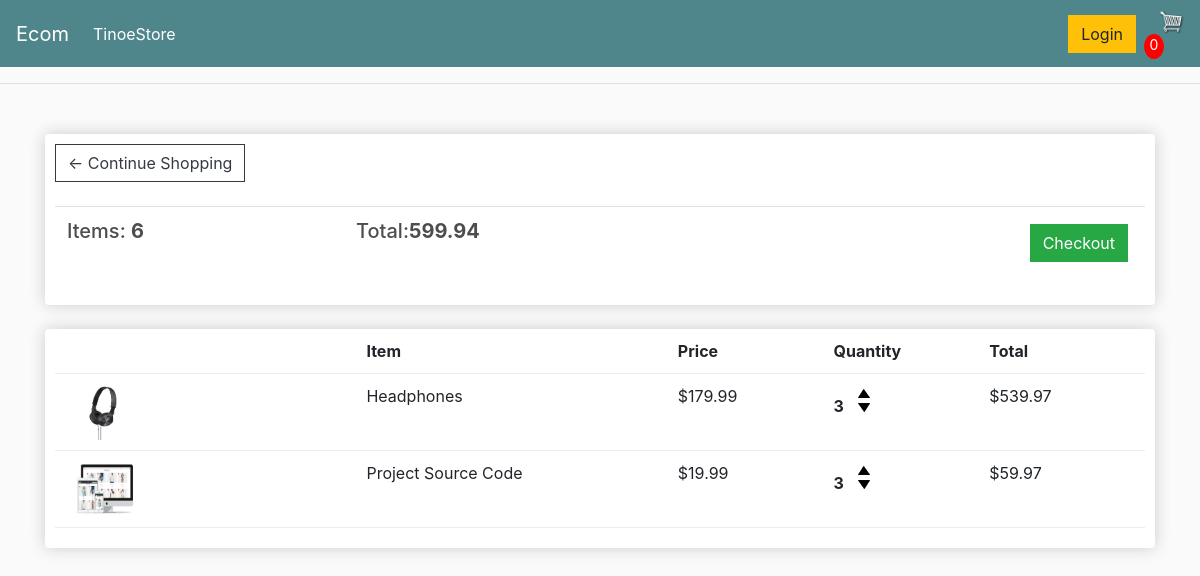
The page /cart/ (signed in) on the database as committed earlier.
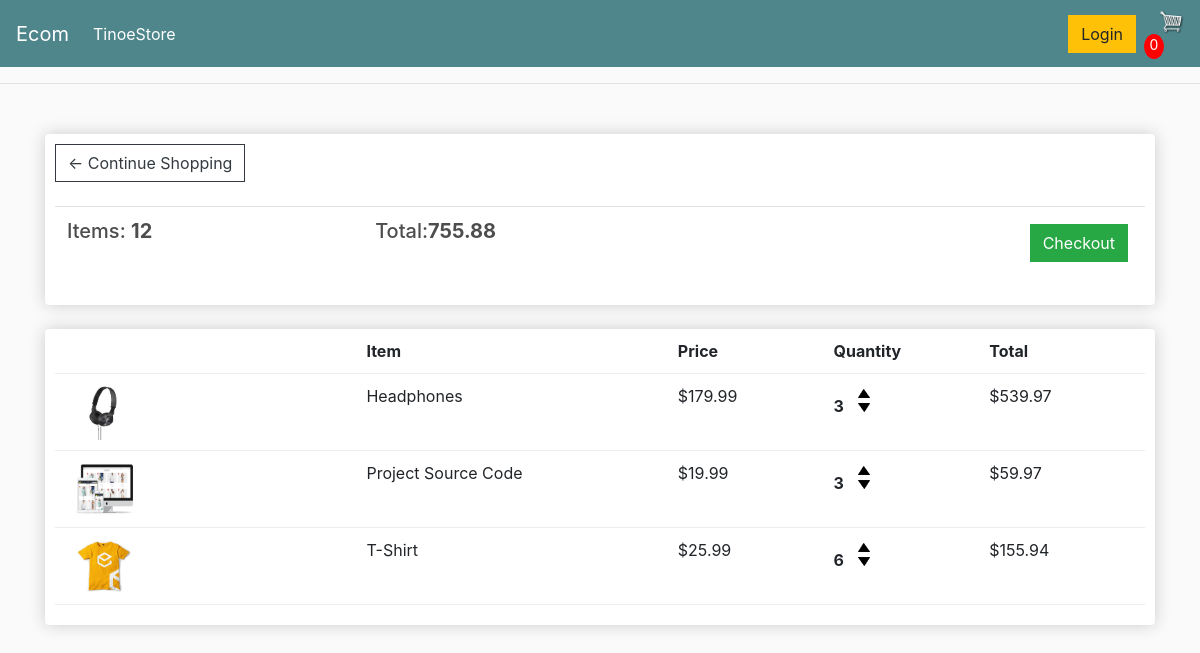
The same page on the database as committed later.
### tinoe_store/models.py (models this page shows, shortened)
class Order(models.Model):
	customer = models.ForeignKey(Customer, on_delete=models.SET_NULL, null=True, blank=True)
	date_ordered = models.DateTimeField(auto_now_add=True)
	complete = models.BooleanField(default=False)
	transaction_id = models.CharField(max_length=100, null=True)
	@property
	def get_cart_total(self):
		orderitems = self.orderitem_set.all()
		total = sum([item.get_total for item in orderitems])
		return total
	@property
	def get_cart_items(self):
		orderitems = self.orderitem_set.all()
		total = sum([item.quantity for item in orderitems])
		return total

class OrderItem(models.Model):
	product = models.ForeignKey(Product, on_delete=models.SET_NULL, null=True)
	order = models.ForeignKey(Order, on_delete=models.SET_NULL, null=True)
	quantity = models.IntegerField(default=0, null=True, blank=True)
	date_added = models.DateTimeField(auto_now_add=True)
	@property
	def get_total(self):
		total = self.product.price * self.quantity
		return total

class Product(models.Model):
	name = models.CharField(max_length=200)
	price = models.FloatField()
	digital = models.BooleanField(default=False,null=True, blank=True)
	image = models.ImageField(null=True, blank=True)
	@property
	def imageURL(self):
		try:
			url = self.image.url
		except:
			url = ''
		return url

### tinoe_store/views.py (the view)
# urls.py: path('cart/', views.cart, name="cart"),
def cart(request):
    if request.user.is_authenticated:
        customer = request.user.customer
        order, created = Order.objects.get_or_create(customer=customer, complete=False)
        items = order.orderitem_set.all()
    else:
        items = []
        order = {'get_cart_total': 0, 'get_cart_items': 0 }
    context = {'items': items, 'order': order}
    return render(request, 'tinoe_store/cart.html', context)

### tinoe_store/templates/tinoe_store/cart.html
{% extends 'tinoe_store/main.html' %}
{% load static %}
{% block content %}
	<div class="row">
		<div class="col-lg-12">
			<div class="box-element">
				<a  class="btn btn-outline-dark" href="{% url 'tinoe_store' %}">&#x2190; Continue Shopping</a>
				<br>
				<br>
				<table class="table">
					<tr>
						<th><h5>Items: <strong>{{order.get_cart_items}}</strong></h5></th>
						<th><h5>Total:<strong>{{order.get_cart_total | floatformat:2}}</strong></h5></th>
						<th>
							<a  style="float:right; margin:5px;" class="btn btn-success" href="{% url 'checkout' %}">Checkout</a>
						</th>
					</tr>
				</table>
			</div>
			<br>
			<div class="box-element">
				<div class="cart-row">
					<div style="flex:2"></div>
					<div style="flex:2"><strong>Item</strong></div>
					<div style="flex:1"><strong>Price</strong></div>
					<div style="flex:1"><strong>Quantity</strong></div>
					<div style="flex:1"><strong>Total</strong></div>
				</div>
                {% for item in items%}
				<div class="cart-row">
					<div style="flex:2"><img class="row-image" src="{{item.product.imageURL}}"></div>
					<div style="flex:2"><p>{{item.product.name}}</p></div>
					<div style="flex:1"><p>${{item.product.price | floatformat:2}}</p></div>
					<div style="flex:1">
						<p class="quantity">{{item.quantity}}</p>
						<div class="quantity">
							<img class="chg-quantity" src="{% static  'images/arrow-up.png' %}">
							<img class="chg-quantity" src="{% static  'images/arrow-down.png' %}">
						</div>
					</div>
					<div style="flex:1">${{item.get_total}}</div>
				</div>
                {% endfor %}
			</div>
		</div>
	</div>
{% endblock content %}

### tinoe_store/templates/tinoe_store/main.html (shortened to what this page needs)
<!DOCTYPE html>
{% load static %}
<html>
<head>
    <link rel="stylesheet" href="https://stackpath.bootstrapcdn.com/bootstrap/4.4.1/css/bootstrap.min.css"
>
    <link rel="stylesheet" type="text/css" href="{% static 'css/main.css' %}">
</head>
<body>
    <nav class="navbar navbar-expand-lg navbar-dark bg-dark">
        <a class="navbar-brand" href="{% url 'tinoe_store' %}">Ecom</a>
        <div class="collapse navbar-collapse" id="navbarSupportedContent">
            <ul class="navbar-nav mr-auto">
                <li class="nav-item active">
                    <a class="nav-link" href="{% url 'tinoe_store' %}">TinoeStore <span class="sr-only">(current)</span></a>
                </li>
            </ul>
            <div class="form-inline my-2 my-lg-0">
                <a href="#" class="btn btn-warning mr-2">Login</a>
                <div class="cart-container">
                    <a href="{% url 'cart' %}">
                        <img id="cart-icon" src="{% static 'images/cart.png' %}" alt="Cart">
                    </a>
                    <span id="cart-total">0</span>
                </div>
            </div>
        </div>
    </nav>
    <hr>
    <div class="container">
        <br>
        {% block content %}
        {% endblock content %}
    </div>
</body>
</html>

### static/css/main.css (style rules this page uses)
body { background-color: hsl(0, 0%, 98%); }
h1,h2,h3,h4,h5,h6 { color:hsl(0, 0%, 30%); }
.box-element { box-shadow:hsl(0, 0%, 80%) 0 0 16px; background-color: #fff; border-radius: 4px; padding: 10px; }
.bg-dark { background-color: #4f868c!important; }
#cart-icon { width:25px; display: inline-block; margin-left: 15px; }
#cart-total { display: block; text-align: center; color:#fff; background-color: red; width: 20px; height: 25px; border-radius: 50%; font-size: 14px; }
.col-lg-4, .col-lg-6, .col-lg-8, .col-lg-12 { margin-top: 10px; }
.btn { border-radius: 0; }
.row-image { width: 100px; }
.cart-row { display: flex; align-items: flex-stretch; padding-bottom: 10px; margin-bottom: 10px; border-bottom: 1px solid #ececec; }
.quantity { display: inline-block; font-weight: 700; padding-right:10px; }
.chg-quantity { width: 12px; cursor: pointer; display: block; margin-top: 5px; transition:.1s; }

Rows that differ between the two databases and show on the page:
computed for Order: get_cart_items "6" → "12"; get_cart_total "599.94" → "755.88"
added OrderItem: product.imageURL (picture), product.name "T-Shirt", product.price "25.99", quantity "6", get_total "155.94"
